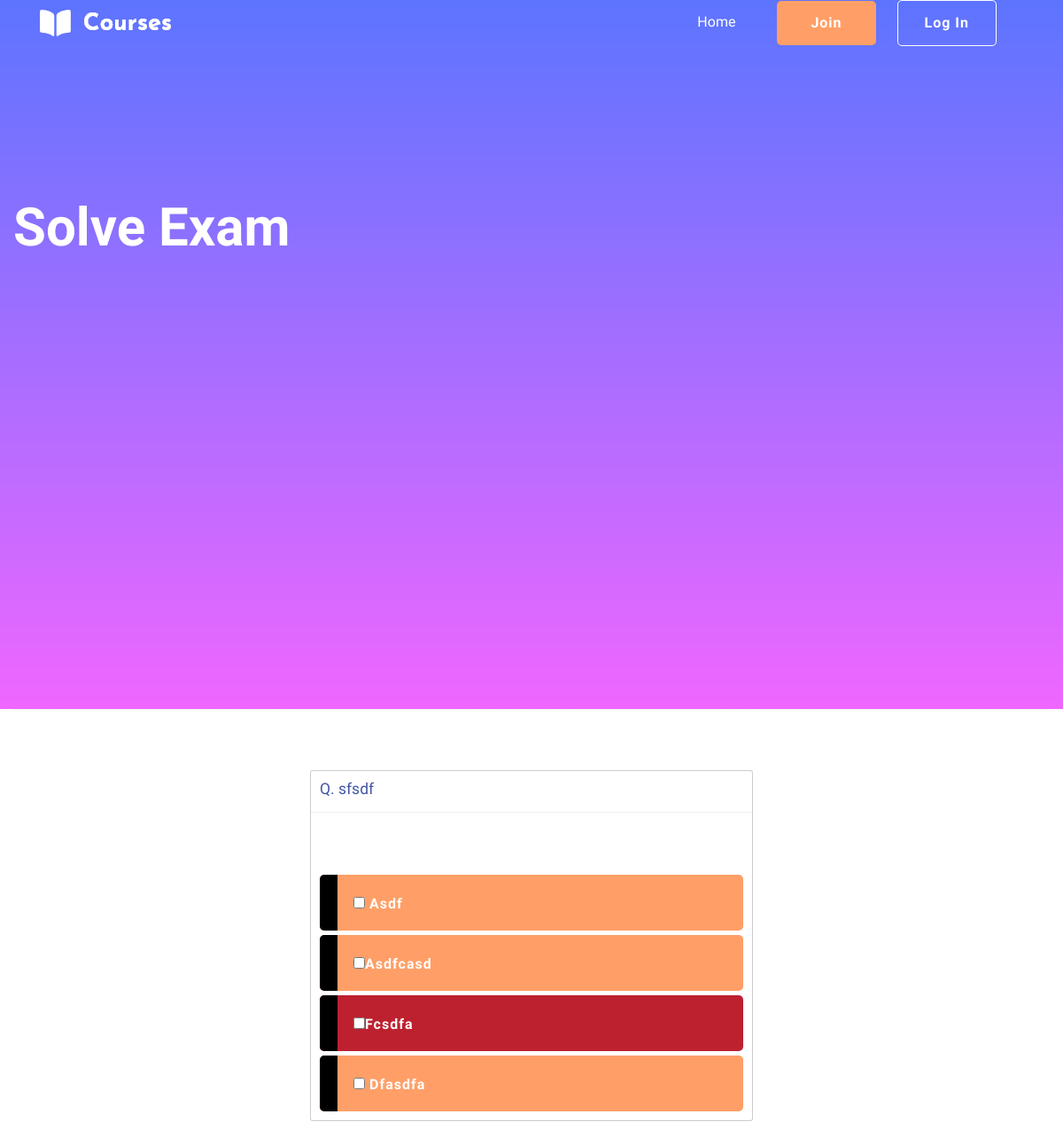
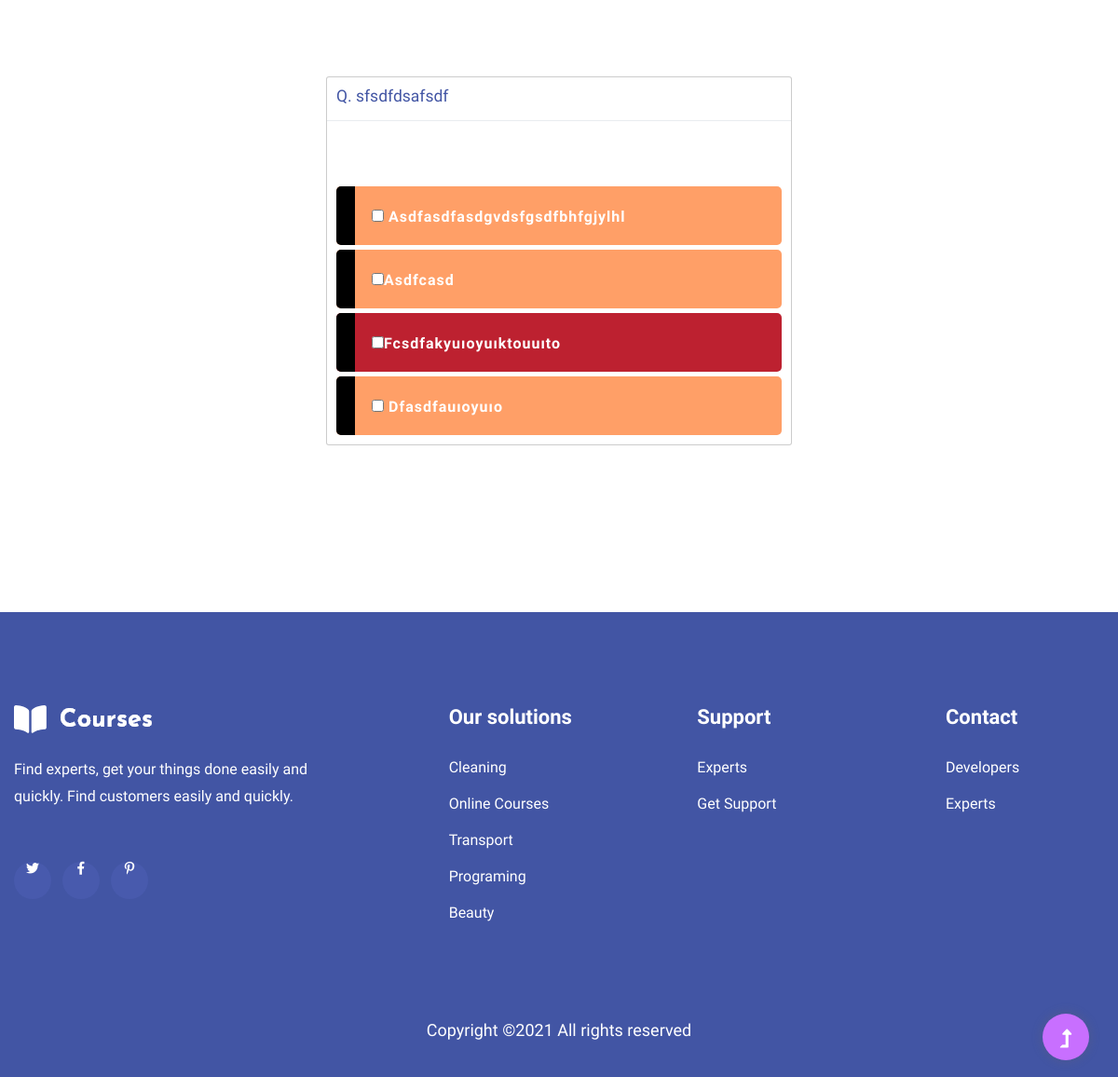
Page /exam/EXM2021020001/ (signed in) on the committed database (2 pictures, top to bottom).
### question/models.py (models this page shows)
class Question(models.Model):
    id = CharField(max_length=20, primary_key=True, db_column='id')
    exam_id = ForeignKey(Exam,
                         default=None,
                         db_column='EXAMID',
                         on_delete=models.CASCADE)
    context = CharField(max_length=1000, default='', db_column='CONTEXT')
    choice1 = CharField(max_length=400, default='', db_column='CHOICE1')
    choice2 = CharField(max_length=400, default='', db_column='CHOICE2')
    choice3 = CharField(max_length=400, default='', db_column='CHOICE3')
    choice4 = CharField(max_length=400, default='', db_column='CHOICE4')
    correct = IntegerField(db_column='CORRECT',
                           default=1,
                           validators=[validate_choice])
    point = IntegerField(default=0, validators=[under100])
    class Meta:
        db_table = "QUESTION"

### exam/views.py (the view, shortened to what this page needs)
# urls.py: url(r'^(?P<exam_id>\w+)/', exam_detail, name="detail"),
@csrf_exempt
def exam_detail(request, exam_id):
    examView = ExamController(exam_id).exam_show()
    questions = examView.questions
    email = request.session['user']
    user = User.objects.filter(mail=email).get()
    return render(request, 'solvee.html', {
        'questions': questions,
        'student': not user.is_organizer
    })

### exam/controllers.py (called while the page is built)
    def exam_show(self):
        return ExamView(self.exam.id)

### exam/models.py (called while the page is built)
    def __str__(self) -> str:
        return self.name

### templates/solvee.html (shortened to what this page needs)
{% extends 'base.html' %}
{% load static %}
{% block body %}
     <main>
        <section class="slider-area slider-area2">
            <div class="slider-active">
              <div class="single-slider slider-height2">
                <div class="container">
                  <div class="row">
                    <div class="col-xl-8 col-lg-11 col-md-12">
                      <div class="hero__caption hero__caption2">
                        <h1 data-animation="bounceIn" data-delay="0.2s">Solve Exam</h1>
                   </div>
                </div>
             </div>
          </div>
       </div>
       </div>
       </section>
           <div class="whole-wrap">
									<div class="container box_1170">
										<div class="section-top-border">
                                            <div class="wrapper">
                                                   <div class="container-fluid">
                                                       <form action="" method="POST">
                                                           {% for question in questions %}
                                                           <div id ="duplicater">
                                                                <div class="modal-dialog">
                                                                <div class="modal-content">
                                                                    <div class="modal-header">
                                                                        <h3>Q. {{ question.context}}</h3>
                                                                    </div>
                                                                    <div class="modal-body">
                                                                        <div class="quiz" id="quiz" data-toggle="buttons">
                                                                            <label class="element-animation1 btn btn-lg btn-danger btn-block">
                                                                                <span class="btn-label"></span>
                                                                                <input type="checkbox" id=""name="choice" value="1">
                                                                                {{ question.choice1}}
                                                                            </label>
                                                                            <label class="element-animation2 btn btn-lg btn-danger btn-block">
                                                                                <span class="btn-label"></span>
                                                                                <input type="checkbox" name="choice" value="2">{{ question.choice2}}
                                                                            </label>
                                                                            <label class="element-animation3 btn btn-lg btn-danger btn-block active">
                                                                                <span class="btn-label"></span>
                                                                                <input type="checkbox" name="choice" value="3">{{ question.choice3}}
                                                                            </label>
                                                                            <label class="element-animation4 btn btn-lg btn-danger btn-block">
                                                                                <span class="btn-label"></span>
                                                                                <input type="checkbox" name="choice" value="4"> {{ question.choice4}}
                                                                            </label>
                                                                        </div>
                                                                    </div>
                                                                </div>
                                                                </div>
                                                           <br><br>
                                                           </div>
                                                           {% endfor %}
                                                           </div>
                                                           <br><br>
                                                   </div>
                                            </div>
										</div>
									</div>
    </main>
{% endblock%}

### templates/assets/css/solvee.css (style rules this page uses)
body { background-color: #616161 }
label.btn { padding: 18px 60px; white-space: normal; -webkit-transform: scale(1.0); -moz-transform: scale(1.0); -o-transform: scale(1.0); -webkit-transition-duration: .3s; -moz-transition-duration: .3s; -o-transition-duration: .3s }
label.btn-block { text-align: left; position: relative }
label .btn-label { position: absolute; left: 0; top: 0; display: inline-block; padding: 0 10px; background: #000000; height: 100% }
.element-animation1 { animation: animationFrames ease .8s; animation-iteration-count: 1; transform-origin: 50% 50%; -webkit-animation: animationFrames ease .8s; -webkit-animation-iteration-count: 1; -webkit-transform-origin: 50% 50%; -ms-animation: animationFrames ease .8s; -ms-animation-iteration-count: 1; -ms-transform-origin: 50% 50% }
.element-animation2 { animation: animationFrames ease 1s; animation-iteration-count: 1; transform-origin: 50% 50%; -webkit-animation: animationFrames ease 1s; -webkit-animation-iteration-count: 1; -webkit-transform-origin: 50% 50%; -ms-animation: animationFrames ease 1s; -ms-animation-iteration-count: 1; -ms-transform-origin: 50% 50% }
.element-animation3 { animation: animationFrames ease 1.2s; animation-iteration-count: 1; transform-origin: 50% 50%; -webkit-animation: animationFrames ease 1.2s; -webkit-animation-iteration-count: 1; -webkit-transform-origin: 50% 50%; -ms-animation: animationFrames ease 1.2s; -ms-animation-iteration-count: 1; -ms-transform-origin: 50% 50% }
.element-animation4 { animation: animationFrames ease 1.4s; animation-iteration-count: 1; transform-origin: 50% 50%; -webkit-animation: animationFrames ease 1.4s; -webkit-animation-iteration-count: 1; -webkit-transform-origin: 50% 50%; -ms-animation: animationFrames ease 1.4s; -ms-animation-iteration-count: 1; -ms-transform-origin: 50% 50% }
.modal-header { background-color: transparent; color: inherit }
.modal-body { min-height: 300px }

### rows in the picture
Question: context "sfsdf", choice1 "Asdf", choice2 "Asdfcasd", choice3 "Fcsdfa", choice4 "Dfasdfa"
Question: context "sfsdfdsafsdf", choice1 "Asdfasdfasdgvdsfgsdfbhfgjylhl", choice2 "Asdfcasd", choice3 "Fcsdfakyuıoyuıktouuıto", choice4 "Dfasdfauıoyuıo"
